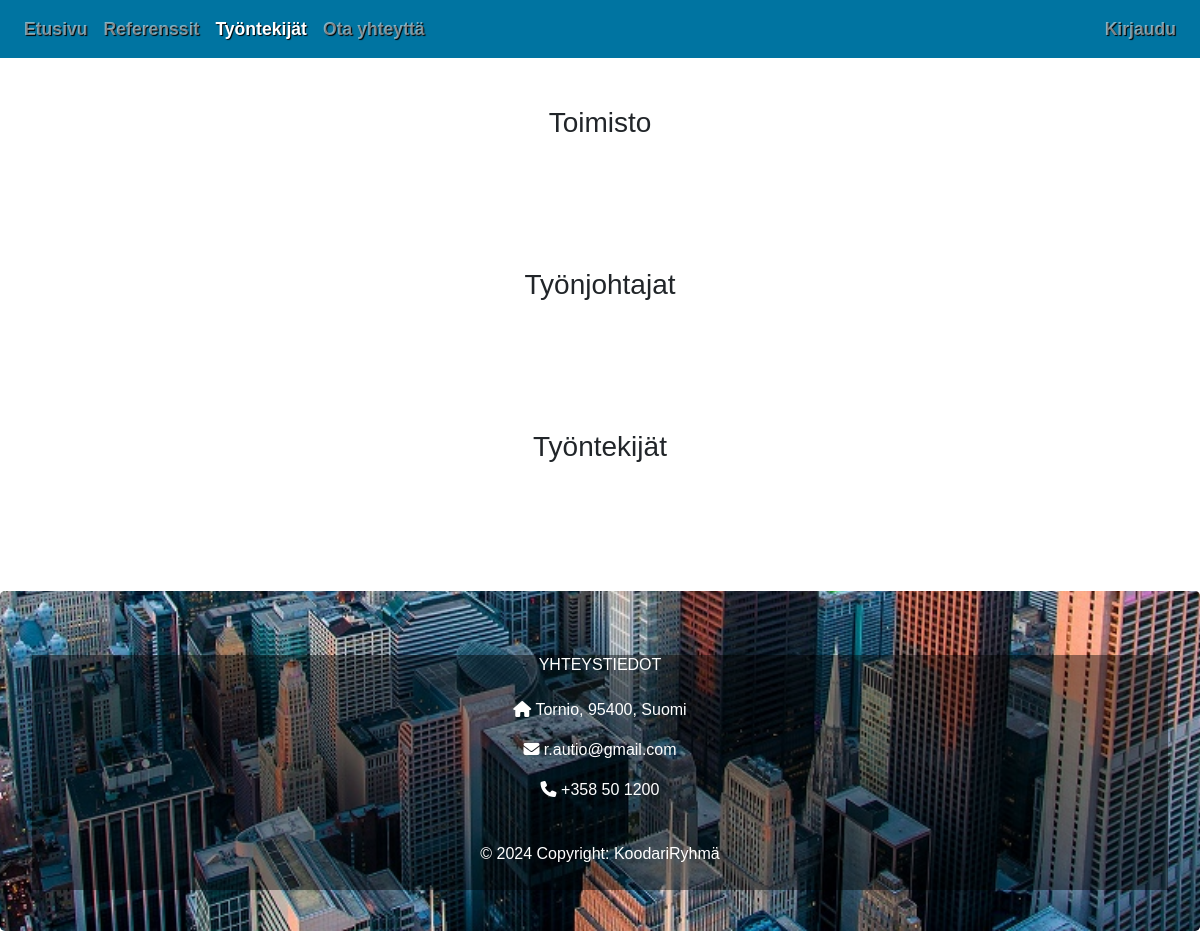
Page /tyontekijat.php on the earlier database version.
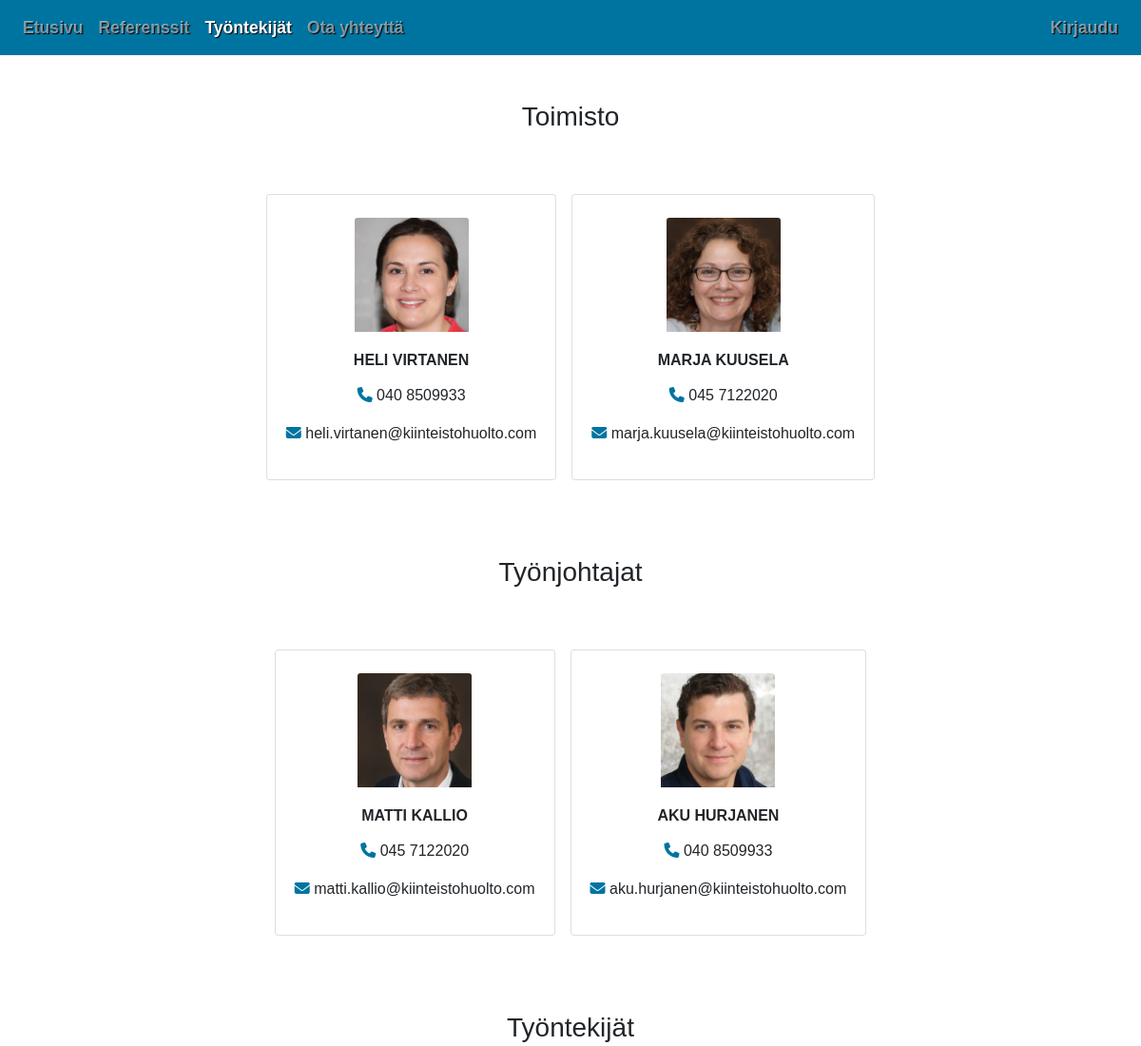
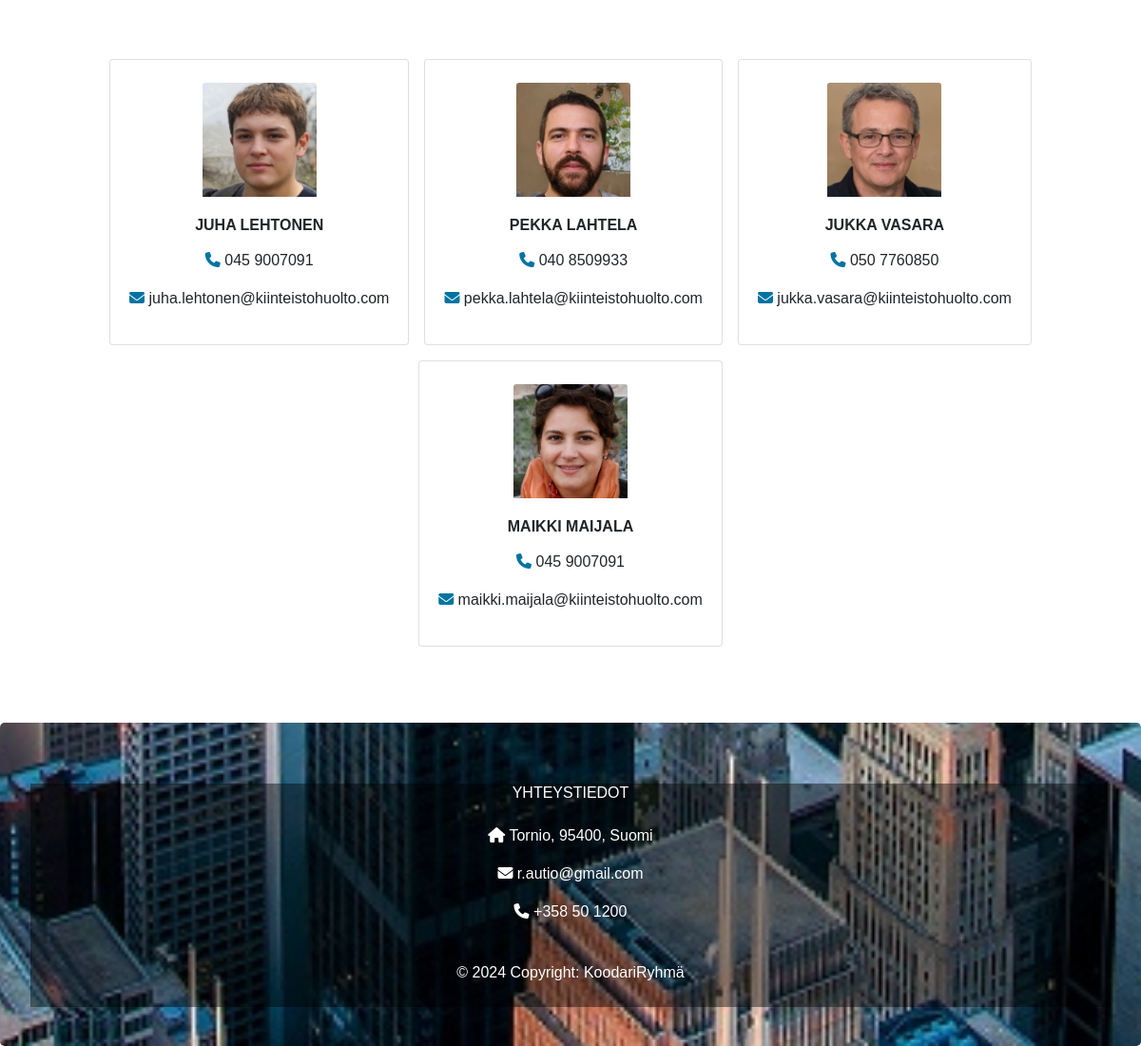
Same page on the later database version (2 pictures, top to bottom).
### tables this page shows
CREATE TABLE `tyontekija` (
  `tyontekijaID` int(11) NOT NULL,
  `etunimi` varchar(50) NOT NULL,
  `sukunimi` varchar(50) NOT NULL,
  `sposti` varchar(50) NOT NULL,
  `puhelin` varchar(50) NOT NULL,
  `kuvapolku` varchar(50) NOT NULL,
  `status` tinyint(1) NOT NULL,
  `kayttajaID` int(11) NOT NULL,
  `rooliID` int(11) NOT NULL,
  `kasittelyID` int(11) NOT NULL
);

### php/hae_toimisto.php (called while the page is built)
<?php
require "conn.php";
try {
    $sql = "SELECT t.etunimi, t.sukunimi,t.puhelin, t.sposti, t.kuvapolku, r.rooli
        FROM tyontekija t
        INNER JOIN rooli r ON t.rooliID = r.rooliID
        WHERE r.rooli = 'toimisto'";
    $stmt = $yhteys->prepare($sql);
    $stmt->execute();
    $data_toimisto = $stmt->fetchAll(PDO::FETCH_OBJ);
} catch (PDOException $e) {
    echo "Tietokantavirhe: " . $e->getMessage();
}
?>

### php/hae_tyonjohto.php (called while the page is built)
<?php
require "conn.php";
try {
    $sql = "SELECT t.etunimi, t.sukunimi,t.puhelin, t.sposti, t.kuvapolku, r.rooli
        FROM tyontekija t
        INNER JOIN rooli r ON t.rooliID = r.rooliID
        WHERE r.rooli = 'tyonjohtaja'";
    $stmt = $yhteys->prepare($sql);
    $stmt->execute();
    $data_tyonjohto = $stmt->fetchAll(PDO::FETCH_OBJ);
} catch (PDOException $e) {
    echo "Tietokantavirhe: " . $e->getMessage();
}
?>

### php/hae_tyontekija.php (called while the page is built)
<?php
require "conn.php";
try {
    $sql = "SELECT t.etunimi, t.sukunimi,t.puhelin, t.sposti, t.kuvapolku, r.rooli
        FROM tyontekija t
        INNER JOIN rooli r ON t.rooliID = r.rooliID
        WHERE r.rooli = 'tyontekija'";
    $stmt = $yhteys->prepare($sql);
    $stmt->execute();
    $data_tyontekija = $stmt->fetchAll(PDO::FETCH_OBJ);
} catch (PDOException $e) {
    echo "Tietokantavirhe: " . $e->getMessage();
}
?>

### tyontekijat.php (the view, shortened to what this page needs)
<?php require "php/hae_toimisto.php";?>
<?php require "php/hae_tyonjohto.php";?>
<?php require "php/hae_tyontekija.php";?>
<!DOCTYPE html>
<html lang="en">
<head>
  <link rel="stylesheet" href="https://cdn.jsdelivr.net/npm/bootstrap@4.6.2/dist/css/bootstrap.min.css">
  <link rel="stylesheet" href="css/tyyli.css">
</head>
<body>
<nav class="navbar navbar-dark sticky-top navbar-expand-lg" data-mdb-theme="light">
  <div class="collapse navbar-collapse" id="navbarSupportedContent">
    <ul class="navbar-nav mr-auto">
      <li class="nav-item">
        <a class="nav-link" href="index.php">Etusivu</a>
      </li>
      <li class="nav-item">
        <a class="nav-link" href="referenssit.php">Referenssit</a>
      </li>
      <li class="nav-item active">
        <a class="nav-link" href="tyontekijat.php">Työntekijät <span class="sr-only">(current)</span></a>
      </li>
      <li class="nav-item">
        <a class="nav-link" href="yhteydenotto.php">Ota yhteyttä</a>
      </li>
    </ul>
    <ul class="navbar-nav">
<?php
    if(isset($_SESSION['kayttajaID'])) {
        echo '<a class="nav-link" href="kirjaudu_ulos.php">Kirjaudu ulos</a>';
    } else {
      echo '<li class="nav-item">
      <a class="nav-link login-button" href="#" id="login-button" role="button" aria-haspopup="true" aria-expanded="false">
        Kirjaudu
      </a>
    </li>';
    }
?>
    </ul>
  </div>
</nav>
  <div class="container pt-4 pb-4" >
    <div class="row justify-content-center p-4"><h3>Toimisto</h3></div>
          <div class="row justify-content-center m-4 pb-4">
            <?php foreach($data_toimisto as $toimisto): ?>
                <div class="card text-center m-2">
                  <img src="<?php echo $toimisto->kuvapolku; ?>" class="card-img-top mx-auto mt-4 profile_img" alt="Kuva">
                    <div class="card-body">
                        <h6 class="text-uppercase nimi"><?php echo $toimisto->etunimi. " " . $toimisto->sukunimi; ?></h5>
                        <p><i class="fa-solid fa-phone iconi"></i> <?php echo $toimisto->puhelin; ?></p>
                        <p><i class="fa-solid fa-envelope iconi"></i> <?php echo $toimisto->sposti; ?></p>
                    </div>
                </div>
            <?php endforeach; ?>
      </div>
    <div class="row justify-content-center p-4"><h3>Työnjohtajat</h3></div>
      <div class="row justify-content-center m-4 pb-4">
          <?php foreach($data_tyonjohto as $tyonjohto): ?>
              <div class="card text-center m-2">
                <img src="<?php echo $tyonjohto->kuvapolku; ?>" class="card-img-top mx-auto mt-4 profile_img" alt="Kuva">
                  <div class="card-body">
                      <h6 class="text-uppercase nimi"><?php echo $tyonjohto->etunimi . " " . $tyonjohto->sukunimi; ?></h5>
                      <p><i class="fa-solid fa-phone iconi"></i> <?php echo $tyonjohto->puhelin; ?></p>
                      <p><i class="fa-solid fa-envelope iconi"></i> <?php echo $tyonjohto->sposti; ?></p>
                  </div>
              </div>
          <?php endforeach; ?>
      </div>
      <div class="row justify-content-center p-4"><h3>Työntekijät</h3></div>
        <div class="row justify-content-center m-4 pb-4">
            <?php foreach($data_tyontekija as $tyontekija): ?>
                <div class="card text-center m-2">
                  <img src="<?php echo $tyontekija->kuvapolku; ?>" class="card-img-top mx-auto mt-4 profile_img" alt="Kuva">
                    <div class="card-body">
                        <h6 class="text-uppercase nimi"><?php echo $tyontekija->etunimi . " " . $tyontekija->sukunimi; ?></h5>
                        <p><i class="fa-solid fa-phone iconi"></i> <?php echo $tyontekija->puhelin; ?></p>
                        <p><i class="fa-solid fa-envelope iconi"></i> <?php echo $tyontekija->sposti; ?></p>
                    </div>
                </div>
            <?php endforeach; ?>
        </div>
  </div>
<footer class="jumbotron footer col-sm-12">
  <div class="col-lg-12 col-md-12 col-sm-12 footerBox">
  <section class="">
        <div class="col-md-4 col-lg-3 col-xl-3 mx-auto mb-md-0 mb-4">
          <h6 class="text-uppercase fw-bold mb-4">Yhteystiedot</h6>
          <p><i class="fas fa-home me-3"></i> Tornio, 95400, Suomi</p>
          <p>
            <i class="fas fa-envelope me-3"></i>
            r.autio@gmail.com
          </p>
          <p><i class="fas fa-phone me-3"></i> +358 50 1200</p>
        </div>
  </section>
    <div class="p-4">
      © 2024 Copyright: KoodariRyhmä
    </div>
  </div>
</footer>
</body>
</html>

### css/tyyli.css (style rules this page uses)
body { height: 100%; font-family: 'Montserrat', sans-serif !important; }
.jumbotron { text-align: center; background: url('../img/city-view.jpg') top center fixed; background-size: cover; color: white; height: 340px; }
.navbar { font-weight: bold; font-size: 1.1em; text-shadow: 1px 1px 1px black; background-color: #0074a1; }
.footer { margin-bottom: 0; color: white; }
.footerBox { background-color: rgba(0, 0, 0, 0.432); }
ul { list-style-type: none; }
.profile_img { width: 120px; height: auto; }
.iconi { color: #0074a1; }
.nimi { font-weight: bold; padding-bottom: 8px; }

Differences in the rows shown:
added tyontekija: kuvapolku (picture), etunimi "HELI", sukunimi "VIRTANEN", puhelin "040 8509933", sposti "heli.virtanen@kiinteistohuolto.com", shown under "Toimisto"
added tyontekija: kuvapolku (picture), etunimi "MARJA", sukunimi "KUUSELA", puhelin "045 7122020", sposti "marja.kuusela@kiinteistohuolto.com", shown under "Toimisto"
added tyontekija: kuvapolku (picture), etunimi "MATTI", sukunimi "KALLIO", puhelin "045 7122020", sposti "matti.kallio@kiinteistohuolto.com", shown under "Työnjohtajat"
added tyontekija: kuvapolku (picture), etunimi "AKU", sukunimi "HURJANEN", puhelin "040 8509933", sposti "aku.hurjanen@kiinteistohuolto.com", shown under "Työnjohtajat"
added tyontekija: kuvapolku (picture), etunimi "JUHA", sukunimi "LEHTONEN", puhelin "045 9007091", sposti "juha.lehtonen@kiinteistohuolto.com", shown under "Työntekijät"
added tyontekija: kuvapolku (picture), etunimi "PEKKA", sukunimi "LAHTELA", puhelin "040 8509933", sposti "pekka.lahtela@kiinteistohuolto.com", shown under "Työntekijät"
added tyontekija: kuvapolku (picture), etunimi "JUKKA", sukunimi "VASARA", puhelin "050 7760850", sposti "jukka.vasara@kiinteistohuolto.com", shown under "Työntekijät"
added tyontekija: kuvapolku (picture), etunimi "MAIKKI", sukunimi "MAIJALA", puhelin "045 9007091", sposti "maikki.maijala@kiinteistohuolto.com", shown under "Työntekijät"
